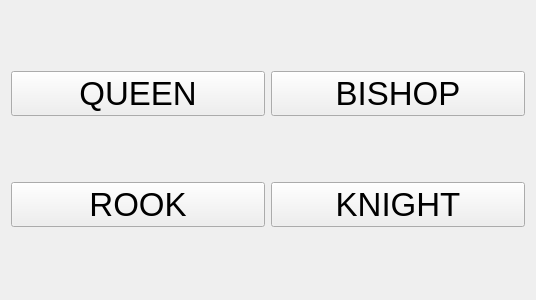
<?xml version="1.0" encoding="UTF-8"?>
<ui version="4.0">
 <class>PromotionDialog</class>
 <widget class="QWidget" name="PromotionDialog">
  <property name="geometry">
   <rect>
    <x>0</x>
    <y>0</y>
    <width>536</width>
    <height>300</height>
   </rect>
  </property>
  <property name="windowTitle">
   <string>Form</string>
  </property>
  <layout class="QGridLayout" name="gridLayout">
   <item row="0" column="0">
    <widget class="QPushButton" name="pushButton">
     <property name="font">
      <font>
       <pointsize>25</pointsize>
      </font>
     </property>
     <property name="text">
      <string>QUEEN</string>
     </property>
     <property name="icon">
      <iconset resource="res.qrc">
       <normaloff>:/pic/white_queen.png</normaloff>:/pic/white_queen.png</iconset>
     </property>
     <property name="iconSize">
      <size>
       <width>100</width>
       <height>100</height>
      </size>
     </property>
    </widget>
   </item>
   <item row="0" column="1">
    <widget class="QPushButton" name="pushButton_3">
     <property name="font">
      <font>
       <pointsize>25</pointsize>
      </font>
     </property>
     <property name="text">
      <string>BISHOP</string>
     </property>
     <property name="icon">
      <iconset resource="res.qrc">
       <normaloff>:/pic/white_bishop.png</normaloff>:/pic/white_bishop.png</iconset>
     </property>
     <property name="iconSize">
      <size>
       <width>100</width>
       <height>100</height>
      </size>
     </property>
    </widget>
   </item>
   <item row="1" column="0">
    <widget class="QPushButton" name="pushButton_2">
     <property name="font">
      <font>
       <pointsize>25</pointsize>
      </font>
     </property>
     <property name="text">
      <string>ROOK</string>
     </property>
     <property name="icon">
      <iconset resource="res.qrc">
       <normaloff>:/pic/white_rook.png</normaloff>:/pic/white_rook.png</iconset>
     </property>
     <property name="iconSize">
      <size>
       <width>100</width>
       <height>100</height>
      </size>
     </property>
    </widget>
   </item>
   <item row="1" column="1">
    <widget class="QPushButton" name="pushButton_4">
     <property name="font">
      <font>
       <pointsize>25</pointsize>
      </font>
     </property>
     <property name="text">
      <string>KNIGHT</string>
     </property>
     <property name="icon">
      <iconset resource="res.qrc">
       <normaloff>:/pic/white_knight.png</normaloff>:/pic/white_knight.png</iconset>
     </property>
     <property name="iconSize">
      <size>
       <width>100</width>
       <height>100</height>
      </size>
     </property>
    </widget>
   </item>
  </layout>
 </widget>
 <resources/>
 <connections/>
</ui>
